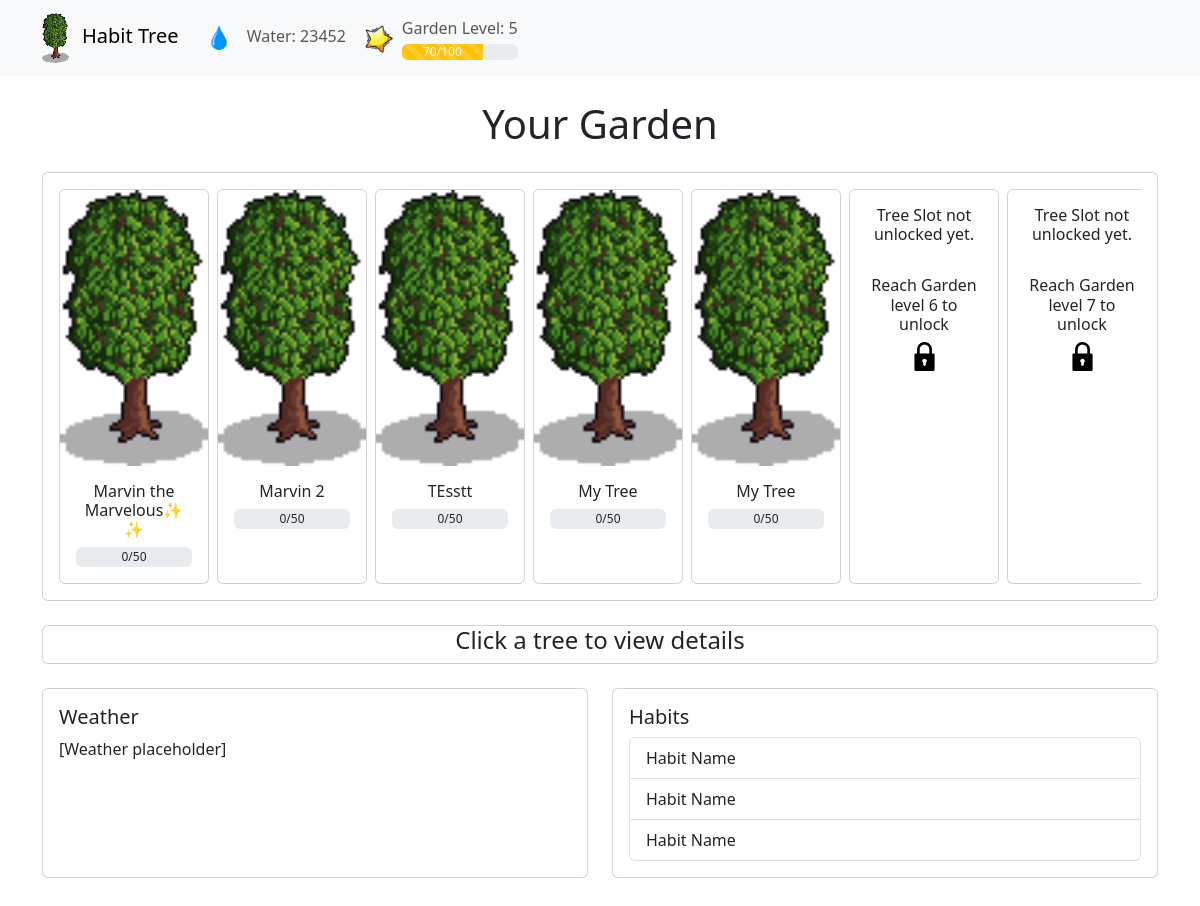
The page / on the database its author committed.
### tables this page shows
CREATE TABLE Garden (
            Creation_Date TEXT,
            Level INTEGER,
            Experience INTEGER,
            Experience_Required INTEGER,
            Water INTEGER
        );

CREATE TABLE Tree (
            Name TEXT,
            Creation_Date TEXT,
            Stage INTEGER,
            Water INTEGER,
            Water_Required INTEGER
        );

### app/app.py (the view)
@app.route("/")
def index():
    db = get_db()
    cursor = db.cursor()
    cursor.execute("SELECT * FROM Tree ORDER BY Creation_Date LIMIT 10")  # Ensure ORDER BY for index purposes
    trees_data = cursor.fetchall()
    cursor.execute("SELECT Level FROM Garden LIMIT 1")
    garden_row = cursor.fetchone()
    garden_level = garden_row[0] if garden_row else 1
    cursor.execute("SELECT Water FROM Garden LIMIT 1")
    garden_row = cursor.fetchone()
    garden_water = garden_row[0] if garden_row else 1
    cursor.execute("SELECT Experience FROM Garden LIMIT 1")
    garden_row = cursor.fetchone()
    garden_experience = garden_row[0] if garden_row else 1
    cursor.execute("SELECT Experience_Required FROM Garden LIMIT 1")
    garden_row = cursor.fetchone()
    garden_experience_required = garden_row[0] if garden_row else 1
    trees = []
    for i in range(10):
        required_level = TREE_REQUIREMENTS[i]
        if garden_level >= required_level:
            if i < len(trees_data):
                tree_row = trees_data[i]
                trees.append({
                    "unlocked": True,
                    "planted": True,
                    "name": tree_row[0],
                    "stage": tree_row[2],
                    "water": tree_row[3],
                    "water_required": tree_row[4],
                    "required_level": required_level
                })
            else:
                trees.append({
                    "unlocked": True,
                    "planted": False,
                    "required_level": required_level
                })
        else:
            trees.append({
                "unlocked": False,
                "planted": False,
                "required_level": required_level
            })
    return render_template("index.html", trees=trees, garden_level=garden_level, garden_water=garden_water, garden_experience=garden_experience, garden_experience_required=garden_experience_required)

### app/app.py (called while the page is built)
def get_db():
    if 'db' not in g:
        g.db = sqlite3.connect(DATABASE)
    return g.db

### app/templates/index.html (shortened to what this page needs)
<!DOCTYPE html>
<html lang="en">
<head>
  <link href="https://cdn.jsdelivr.net/npm/bootstrap@5.3.0/dist/css/bootstrap.min.css" rel="stylesheet">
</head>
<body>
    <nav class="navbar navbar-expand-lg navbar-light bg-light">
        <div class="container">
            <a class="navbar-brand" href="">
                <img src="/static/tree_stage_6.png" class="me-2" style="height: 2.5em;">
                Habit Tree
            </a>
            <div class="collapse navbar-collapse" id="navbarNav">
                <ul class="navbar-nav">
                    <li class="nav-item">
                        <a class="nav-link">
                            <img src="/static/water_drop.png" class="me-2" style="height: 2em;">
                            Water: {{ garden_water }}
                        </a>
                    </li>
                </ul>
                <ul class="navbar-nav">
                    <li class="nav-item">
                        <a class="nav-link d-flex align-items-center">
                            <img src="/static/experience.png" class="me-2" style="height: 2em;">
                            <div class="d-flex flex-column">
                                <span class="mb-1">Garden Level: {{ garden_level }}</span>
                                    <div class="progress">
                                        <div class="progress-bar progress-bar-striped bg-warning" role="progressbar" style="width: {{ garden_experience }}%" aria-valuenow="{{ garden_experience }}" aria-valuemin="0" aria-valuemax="{{ garden_experience_required }}">{{ garden_experience }}/{{ garden_experience_required }} </div>
                                        </div>
                                    </div>
                            </div>
            </div>
    </nav>
  <div class="container my-4">
    <h1 class="mb-4 text-center">Your Garden</h1>
    <div class="card mb-4">
        <div class="card-body">
        <div class="overflow-auto">
            <div class="d-flex">
            {% for tree in trees %}
                {% if tree.unlocked %}
                {% if tree.planted %}
                    <div class="card me-2" style="min-width: 150px; cursor: pointer;"
                    data-tree="true"
                    data-index="{{ loop.index0 }}"
                    data-name="{{ tree.name }}"
                    data-water="{{ tree.water }}"
                    data-stage="{{ tree.stage }}"
                    data-water-required="{{ tree.water_required }}">
                    <img src="/static/tree_stage_6.png" class="card-img-top" alt="Tree Stage">
                    <div class="card-body text-center">
                        <h6 class="card-title mb-2">{{ tree.name }}</h6>
                        <div class="progress" style="height: 20px; position: relative;">
                            <div style="position: absolute; top: 0; left: 0; width: 100%; height: 100%; display: flex; align-items: center; justify-content: center; pointer-events: none;">
                                {{ tree.water }}/{{ tree.water_required }}
                            </div>
                        </div>
                    </div>
                    </div>
                {% endif %}
                {% else %}
                <div class="card me-2" style="min-width: 150px;">
                    <div class="card-body text-center">
                        <h6 class="card-title mb-2">Tree Slot not unlocked yet.</h6>
                        <br>
                        <h6 class="card-title mb-2">Reach Garden level {{ tree.required_level }} to unlock</h6>
                        <img src="/static/lock.png" class="card-img-top img-fluid w-25" alt="Locked">
                    </div>
                </div>
                {% endif %}
            {% endfor %}
            </div>
        </div>
        </div>
    </div>
    <div id="instruction" class="card mt-4 mb-4">
        <h4 class="text-center">Click a tree to view details</h4>
    </div>
    <div class="row">
      <div class="col-md-6 mb-4">
        <div class="card h-100">
          <div class="card-body">
            <h5 class="card-title">Weather</h5>
            <p class="card-text">[Weather placeholder]</p>
          </div>
        </div>
      </div>
      <div class="col-md-6 mb-4">
        <div class="card h-100">
          <div class="card-body">
            <h5 class="card-title">Habits</h5>
            <div class="list-group">
              <div class="list-group-item">Habit Name</div>
              <div class="list-group-item">Habit Name</div>
              <div class="list-group-item">Habit Name</div>
            </div>
          </div>
        </div>
      </div>
    </div>
  </div>
</body>
</html>

### rows shown on the page
Garden: Water "23452"
Tree: name "Marvin the Marvelous✨✨", water "0", water_required "50"
Tree: name "Marvin 2", water "0", water_required "50"
Tree: name "TEsstt", water "0", water_required "50"
Tree: name "My Tree", water "0", water_required "50"
Tree: name "My Tree", water "0", water_required "50"

### other values the page prints
{{ garden_level }} "5"
{{ garden_experience }} "70"
{{ garden_experience_required }} "100"
{{ tree.required_level }} "6" "7"
